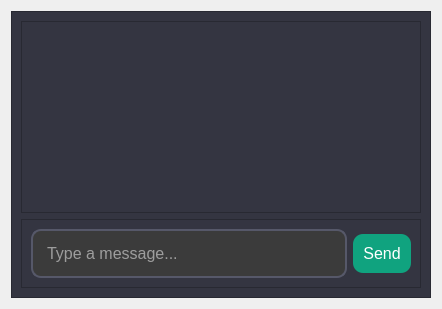
             <widget class="QWidget" name="page_5">
              <layout class="QVBoxLayout" name="verticalLayout_15">
               <item>
                <widget class="QFrame" name="frame_6">
                 <property name="styleSheet">
                  <string notr="true">background-color: #343541;</string>
                 </property>
                 <property name="frameShape">
                  <enum>QFrame::Shape::StyledPanel</enum>
                 </property>
                 <property name="frameShadow">
                  <enum>QFrame::Shadow::Raised</enum>
                 </property>
                 <layout class="QVBoxLayout" name="verticalLayout_16">
                  <item>
                   <widget class="QListWidget" name="output_window">
                    <property name="font">
                     <font>
                      <pointsize>11</pointsize>
                      <bold>true</bold>
                     </font>
                    </property>
                    <property name="styleSheet">
                     <string notr="true">QListWidget {
    color: white;
}</string>
                    </property>
                    <property name="wordWrap">
                     <bool>true</bool>
                    </property>
                   </widget>
                  </item>
                  <item>
                   <widget class="QFrame" name="frame_7">
                    <property name="minimumSize">
                     <size>
                      <width>400</width>
                      <height>0</height>
                     </size>
                    </property>
                    <property name="styleSheet">
                     <string notr="true">background-color: #343541;</string>
                    </property>
                    <property name="frameShape">
                     <enum>QFrame::Shape::StyledPanel</enum>
                    </property>
                    <property name="frameShadow">
                     <enum>QFrame::Shadow::Raised</enum>
                    </property>
                    <layout class="QHBoxLayout" name="horizontalLayout_8">
                     <item>
                      <widget class="QLineEdit" name="MessageInput_2">
                       <property name="maximumSize">
                        <size>
                         <width>16777215</width>
                         <height>16777215</height>
                        </size>
                       </property>
                       <property name="styleSheet">
                        <string notr="true">    QLineEdit {
        border: 2px solid #565869;
        border-radius: 10px;
        padding: 12px;
        font-size: 16px;
        background-color: #3B3B3B;
        color: #FFFFFF;
    }

    QLineEdit::placeholder {
        color: #9CA3AF;
    }

</string>
                       </property>
                       <property name="placeholderText">
                        <string>Type a message...</string>
                       </property>
                      </widget>
                     </item>
                     <item>
                      <widget class="QPushButton" name="SendButton_2">
                       <property name="styleSheet">
                        <string notr="true">QPushButton {
    background-color: #10A37F;
    color: #FFFFFF;
    border-radius: 10px;
    padding: 10px;
    font-size: 16px;
}

QPushButton:hover {
    background-color: #13C59D;
}

QPushButton:disabled {
    background-color: #A0A0A0;  /* Grey background */
    color: #D3D3D3;  /* Light grey text color */
}

QPushButton#SendButton {
    background-color: #19B797;
}

QPushButton#SendButton:hover {
    background-color: #13C59D;
}

QPushButton#SendButton:disabled {
    background-color: #A0A0A0;  /* Grey background for SendButton */
    color: #D3D3D3;  /* Light grey text color for SendButton */
}
</string>
                       </property>
                       <property name="text">
                        <string>Send</string>
                       </property>
                      </widget>
                     </item>
                    </layout>
                   </widget>
                  </item>
                 </layout>
                </widget>
               </item>
              </layout>
             </widget>
